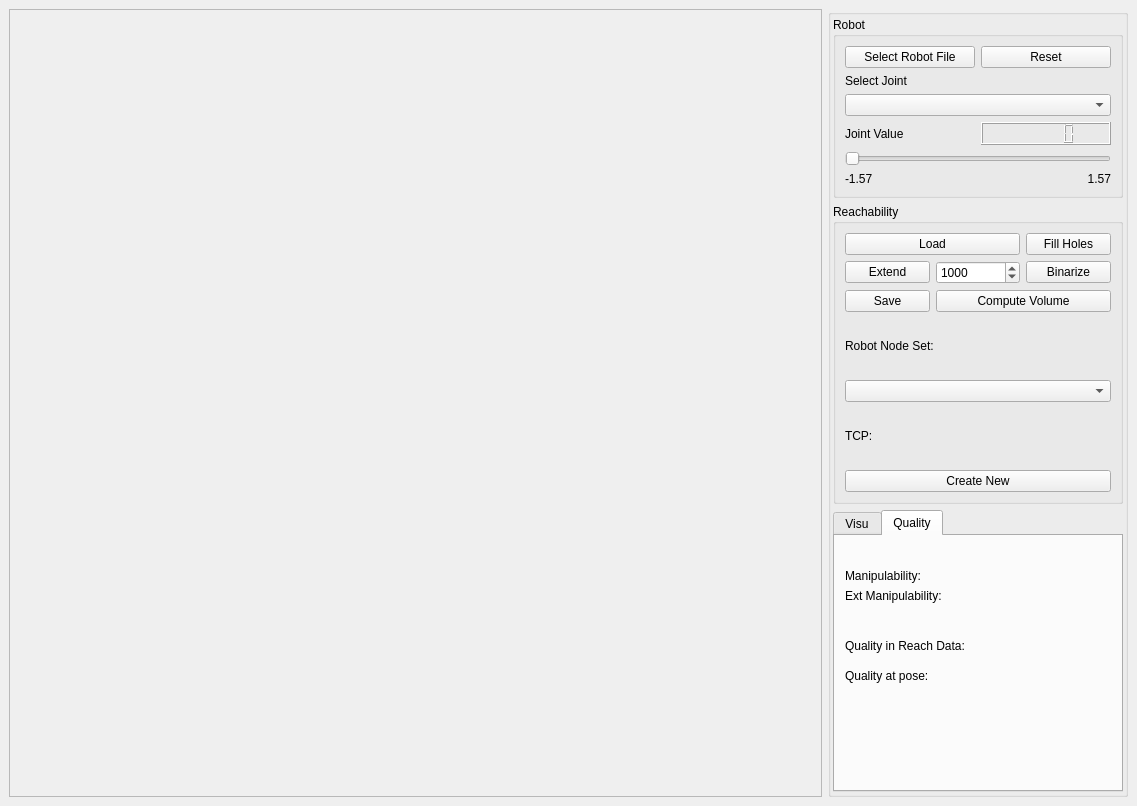
<?xml version="1.0" encoding="UTF-8"?>
<ui version="4.0">
 <class>MainWindowReachability</class>
 <widget class="QMainWindow" name="MainWindowReachability">
  <property name="geometry">
   <rect>
    <x>0</x>
    <y>0</y>
    <width>1137</width>
    <height>806</height>
   </rect>
  </property>
  <property name="windowTitle">
   <string> VirtualRobot - Reachability Demo</string>
  </property>
  <widget class="QWidget" name="centralwidget">
   <layout class="QGridLayout" name="gridLayout">
    <item row="0" column="0">
     <widget class="QFrame" name="frameViewer">
      <property name="frameShape">
       <enum>QFrame::StyledPanel</enum>
      </property>
      <property name="frameShadow">
       <enum>QFrame::Raised</enum>
      </property>
     </widget>
    </item>
    <item row="0" column="1">
     <widget class="QGroupBox" name="groupBox">
      <property name="maximumSize">
       <size>
        <width>300</width>
        <height>16777215</height>
       </size>
      </property>
      <property name="title">
       <string/>
      </property>
      <layout class="QVBoxLayout" name="verticalLayout">
       <property name="leftMargin">
        <number>2</number>
       </property>
       <property name="topMargin">
        <number>2</number>
       </property>
       <property name="rightMargin">
        <number>2</number>
       </property>
       <property name="bottomMargin">
        <number>2</number>
       </property>
       <item>
        <widget class="QGroupBox" name="groupBoxRobot">
         <property name="title">
          <string>Robot</string>
         </property>
         <layout class="QGridLayout" name="gridLayout_2">
          <item row="0" column="0">
           <widget class="QPushButton" name="pushButtonLoad">
            <property name="text">
             <string>Select Robot File</string>
            </property>
           </widget>
          </item>
          <item row="0" column="1">
           <widget class="QPushButton" name="pushButtonReset">
            <property name="text">
             <string>Reset</string>
            </property>
           </widget>
          </item>
          <item row="1" column="0">
           <widget class="QLabel" name="label_4">
            <property name="text">
             <string>Select Joint</string>
            </property>
           </widget>
          </item>
          <item row="2" column="0" colspan="2">
           <widget class="QComboBox" name="comboBoxJoint"/>
          </item>
          <item row="3" column="0">
           <widget class="QLabel" name="label_2">
            <property name="text">
             <string>Joint Value</string>
            </property>
           </widget>
          </item>
          <item row="3" column="1">
           <widget class="QLCDNumber" name="lcdNumberJointValue">
            <property name="smallDecimalPoint">
             <bool>true</bool>
            </property>
            <property name="digitCount">
             <number>5</number>
            </property>
            <property name="value" stdset="0">
             <double>0.000000000000000</double>
            </property>
           </widget>
          </item>
          <item row="4" column="0" colspan="2">
           <widget class="QSlider" name="horizontalSliderPos">
            <property name="maximum">
             <number>1000</number>
            </property>
            <property name="pageStep">
             <number>50</number>
            </property>
            <property name="orientation">
             <enum>Qt::Horizontal</enum>
            </property>
           </widget>
          </item>
          <item row="5" column="0">
           <widget class="QLabel" name="labelMinPos">
            <property name="text">
             <string>-1.57</string>
            </property>
           </widget>
          </item>
          <item row="5" column="1">
           <widget class="QLabel" name="labelMaxPos">
            <property name="layoutDirection">
             <enum>Qt::RightToLeft</enum>
            </property>
            <property name="text">
             <string>1.57</string>
            </property>
            <property name="alignment">
             <set>Qt::AlignRight|Qt::AlignTrailing|Qt::AlignVCenter</set>
            </property>
           </widget>
          </item>
         </layout>
        </widget>
       </item>
       <item>
        <widget class="QGroupBox" name="groupBoxReach">
         <property name="minimumSize">
          <size>
           <width>0</width>
           <height>300</height>
          </size>
         </property>
         <property name="title">
          <string>Reachability</string>
         </property>
         <layout class="QGridLayout" name="gridLayout_4">
          <item row="0" column="0" colspan="2">
           <widget class="QPushButton" name="pushButtonLoadReachability">
            <property name="text">
             <string>Load</string>
            </property>
           </widget>
          </item>
          <item row="0" column="2">
           <widget class="QPushButton" name="pushButtonFillHoles">
            <property name="text">
             <string>Fill Holes</string>
            </property>
           </widget>
          </item>
          <item row="1" column="0">
           <widget class="QPushButton" name="pushButtonExtendReachability">
            <property name="text">
             <string>Extend</string>
            </property>
           </widget>
          </item>
          <item row="1" column="1">
           <widget class="QSpinBox" name="spinBoxExtend">
            <property name="minimum">
             <number>1</number>
            </property>
            <property name="maximum">
             <number>100000000</number>
            </property>
            <property name="value">
             <number>1000</number>
            </property>
           </widget>
          </item>
          <item row="1" column="2">
           <widget class="QPushButton" name="pushButtonBinarize">
            <property name="text">
             <string>Binarize</string>
            </property>
           </widget>
          </item>
          <item row="5" column="0" colspan="3">
           <widget class="QComboBox" name="comboBoxRNS"/>
          </item>
          <item row="6" column="0" colspan="3">
           <widget class="QLabel" name="labelTCP">
            <property name="text">
             <string>TCP: &lt;not set&gt;</string>
            </property>
           </widget>
          </item>
          <item row="7" column="0" colspan="3">
           <widget class="QPushButton" name="pushButtonCreateReachability">
            <property name="text">
             <string>Create New</string>
            </property>
           </widget>
          </item>
          <item row="2" column="0">
           <widget class="QPushButton" name="pushButtonSaveReachability">
            <property name="text">
             <string>Save</string>
            </property>
           </widget>
          </item>
          <item row="2" column="1" colspan="2">
           <widget class="QPushButton" name="pushButtonVolume">
            <property name="text">
             <string>Compute Volume</string>
            </property>
           </widget>
          </item>
          <item row="4" column="0" colspan="2">
           <widget class="QLabel" name="label">
            <property name="text">
             <string>Robot Node Set:</string>
            </property>
           </widget>
          </item>
         </layout>
        </widget>
       </item>
       <item>
        <widget class="QTabWidget" name="tabWidget">
         <property name="currentIndex">
          <number>1</number>
         </property>
         <widget class="QWidget" name="Visu">
          <attribute name="title">
           <string>Visu</string>
          </attribute>
          <layout class="QGridLayout" name="gridLayout_3">
           <item row="4" column="0">
            <widget class="QCheckBox" name="checkBoxReachabilityCut">
             <property name="text">
              <string>Cut Reachability</string>
             </property>
            </widget>
           </item>
           <item row="2" column="0">
            <widget class="QCheckBox" name="checkBoxReachabilityVisu">
             <property name="text">
              <string>Show Reachability</string>
             </property>
            </widget>
           </item>
           <item row="0" column="0">
            <widget class="QCheckBox" name="checkBoxColModel">
             <property name="text">
              <string>Collision Model</string>
             </property>
            </widget>
           </item>
           <item row="3" column="0">
            <spacer name="verticalSpacer">
             <property name="orientation">
              <enum>Qt::Vertical</enum>
             </property>
             <property name="sizeHint" stdset="0">
              <size>
               <width>20</width>
               <height>40</height>
              </size>
             </property>
            </spacer>
           </item>
           <item row="3" column="1" rowspan="2">
            <widget class="QSlider" name="sliderCutReach">
             <property name="orientation">
              <enum>Qt::Vertical</enum>
             </property>
            </widget>
           </item>
          </layout>
         </widget>
         <widget class="QWidget" name="Reach">
          <attribute name="title">
           <string>Quality</string>
          </attribute>
          <widget class="QLabel" name="labelManip">
           <property name="geometry">
            <rect>
             <x>10</x>
             <y>30</y>
             <width>261</width>
             <height>20</height>
            </rect>
           </property>
           <property name="text">
            <string>Manipulability:</string>
           </property>
          </widget>
          <widget class="QLabel" name="labelExtManip">
           <property name="geometry">
            <rect>
             <x>10</x>
             <y>50</y>
             <width>261</width>
             <height>20</height>
            </rect>
           </property>
           <property name="text">
            <string>Ext Manipulability:</string>
           </property>
          </widget>
          <widget class="QLabel" name="labelWSData">
           <property name="geometry">
            <rect>
             <x>10</x>
             <y>100</y>
             <width>261</width>
             <height>20</height>
            </rect>
           </property>
           <property name="text">
            <string>Quality in Reach Data:</string>
           </property>
          </widget>
          <widget class="QLabel" name="labelPose">
           <property name="geometry">
            <rect>
             <x>10</x>
             <y>130</y>
             <width>261</width>
             <height>20</height>
            </rect>
           </property>
           <property name="text">
            <string>Quality at pose:</string>
           </property>
          </widget>
         </widget>
        </widget>
       </item>
      </layout>
     </widget>
    </item>
   </layout>
  </widget>
 </widget>
 <resources/>
 <connections/>
</ui>
